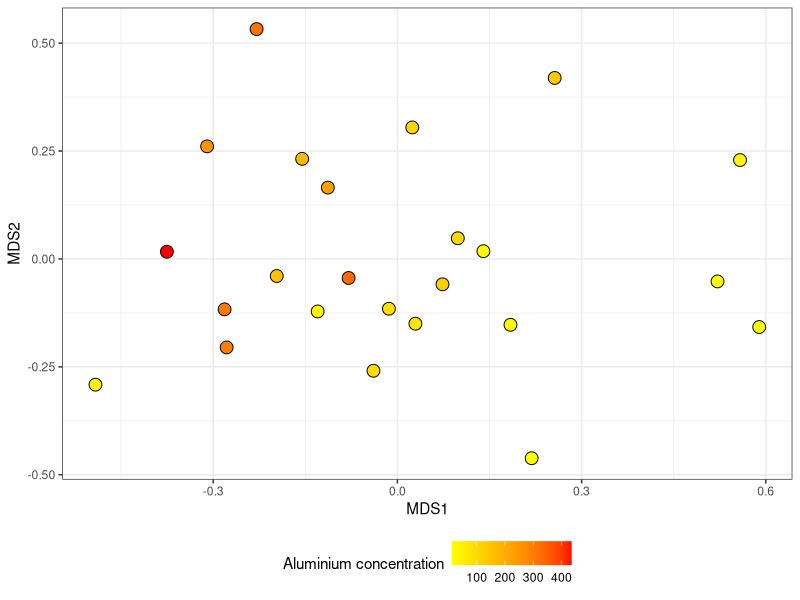
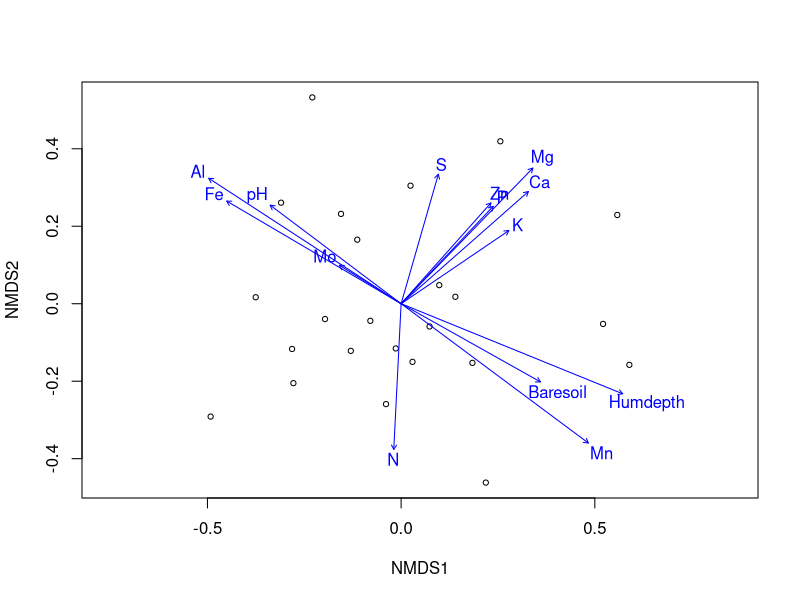
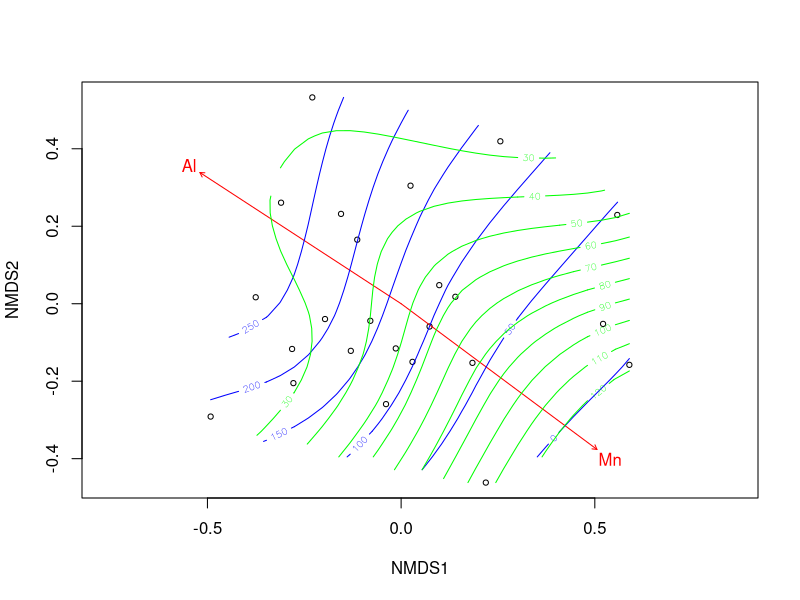
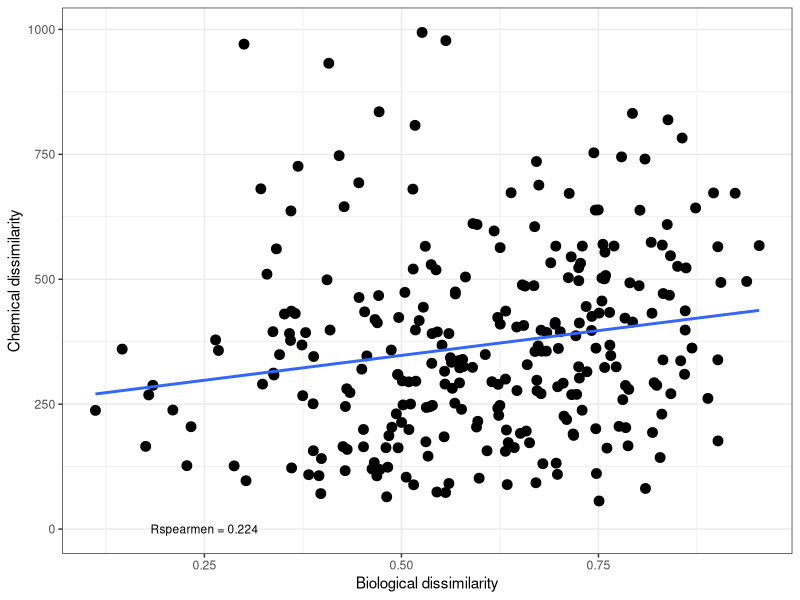
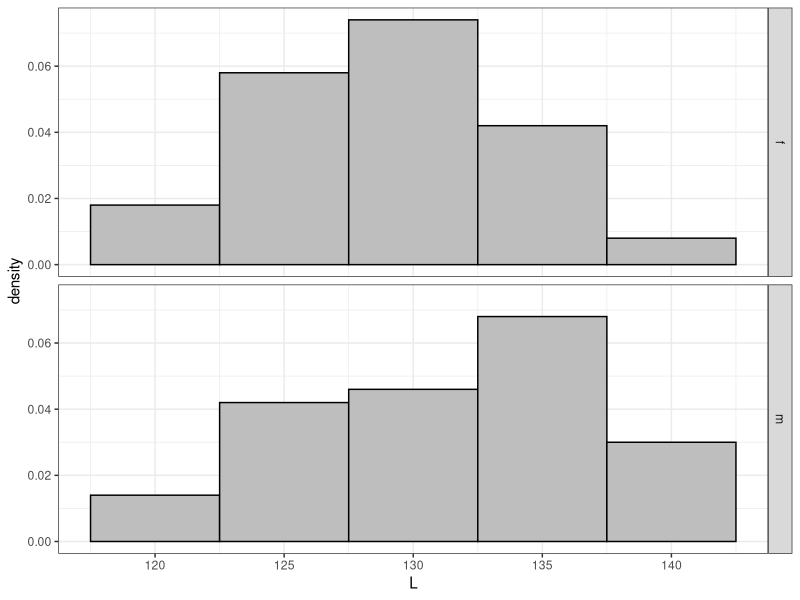
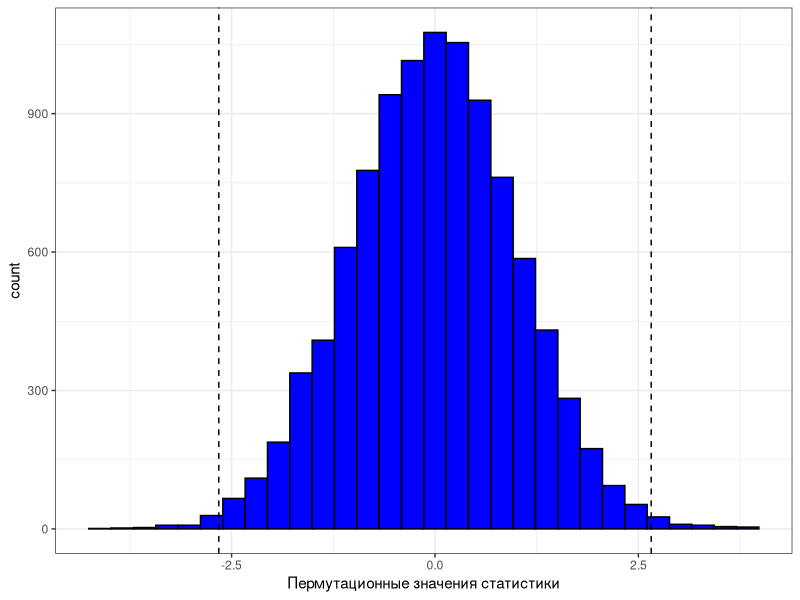
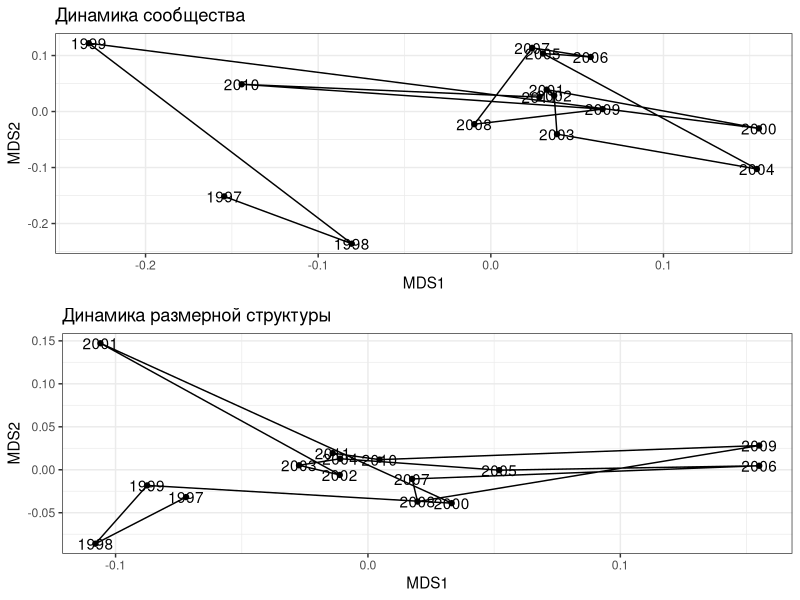
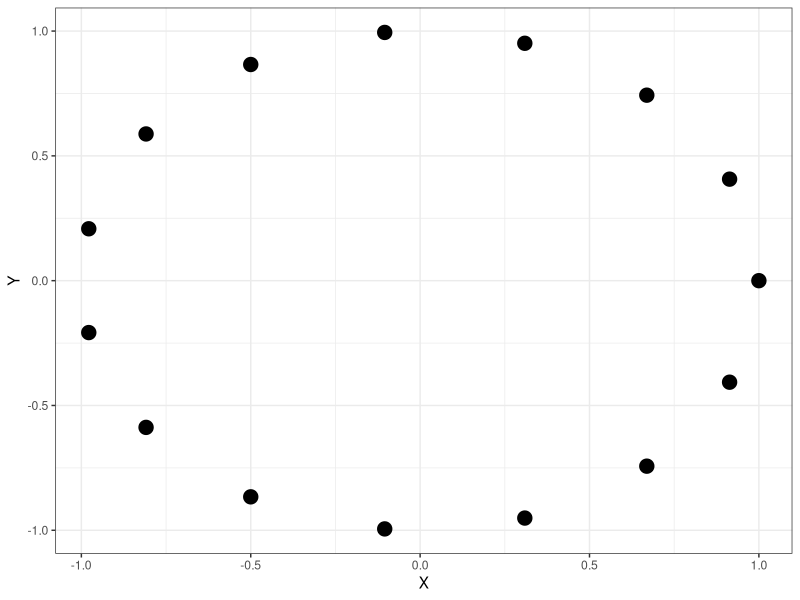

Reproduce these figures in R, in order.
## ---- chunk 1
# output options
options(width = 70, scipen = 6, digits = 3)
library(knitr)
# chunk default options
opts_chunk$set(fig.align='center', tidy = FALSE, fig.width = 7, fig.height = 3, warning = FALSE)
## ---- chunk 2
library(vegan)
library(ggplot2)
data(varespec)
data(varechem)
## ---- chunk 3
veg_ord <- metaMDS(varespec)
veg_MDS <- as.data.frame(veg_ord$points)

## ---- chunk 4
library(ggplot2)
ggplot(veg_MDS, aes(x = MDS1, y = MDS2, 
                    fill = varechem$Al))  +
  geom_point(shape=21, size =4)+
  theme_bw() +
  theme(legend.position = "bottom") +
  labs(fill = "Aluminium concentration") +
  scale_fill_gradient(high = "red", low = "yellow")

## ---- chunk 5
env_fit <- envfit(veg_ord ~ ., data = varechem)
## ---- chunk 6
ordiplot(veg_ord, display = "site")
plot(env_fit)
## ---- chunk 7
env_fit2 <- envfit(veg_ord ~ Al + Mn, data = varechem)
plot(veg_ord, display = "site")
plot(env_fit2, col = "red")
ordisurf(veg_ord, varechem$Al, add = TRUE, col="blue")
ordisurf(veg_ord, varechem$Mn, add = TRUE, col="green")
## ---- chunk 8
dist_com <- vegdist(varespec, method = "bray")
dist_chem <- vegdist(varechem, method = "euclidean")
## ---- chunk 9
x <-as.vector(dist_com)
y <- as.vector(dist_chem)
R <- round(cor(x, y, method = "spearman"), 3)
xy <- data.frame (x, y)
mant <- ggplot(xy, aes(x = x, y = y))
mant + geom_point(size = 3) + xlab ("Biological dissimilarity") + ylab ("Chemical dissimilarity") + annotate("text", x = 0.25, y = 0.35, label = paste("Rspearmen =", R, sep = " "), size = 3) + theme_bw() + geom_smooth(method = "lm", se = FALSE)

## ---- chunk 10
set.seed(12345)

male <- rnorm(100, 130, 5)
female <- rnorm(100, 129,5)
## ---- chunk 11
size <- data.frame(L=1:200, gender=1:100)
size$L <- male
size$gender <- "m"
size$L[101:200] <- female
size$gender[101:200] <- "f"
size$gender <- as.factor(size$gender)
pl <- ggplot(size, aes(x=L, ..density..))
pl <- pl + theme_bw()  + geom_histogram(binwidth = 5, fill = "gray", color = "black") + facet_grid(gender~.) 
pl 
## ---- chunk 12
t <- t.test(male, female)
t
## ---- chunk 13
head (male)
head (female)
## ---- chunk 14
SE_m <- sd(male) / sqrt(length(male))
SE_f <- sd(female) / sqrt(length(female))
t_initial <- (mean(male) - mean(female))/sqrt(SE_m^2 + SE_f^2)
## ---- chunk 15
f <- female
m <- male
num_perm <- sample(1:100,1)
order_m <- sample (1:100, num_perm)
order_f <- sample (1:100, num_perm)
f[order_f] <- male[order_f]
m[order_m] <- female[order_f]
SE_m <- sd(m) / sqrt(length(m))
SE_f <- sd(f) / sqrt(length(f))
t_p=(mean(m) - mean(f))/sqrt(SE_m^2 + SE_f^2)
## ---- chunk 16
Nperm=10000
tperm <- rep(NA, Nperm)

set.seed(12345)
for (i in 1:(Nperm-1)) 
  {
  BOX <- c(male,female)
  ord <-sample(1:200, 200)
  f <- BOX[ord[1:100]]
  m <- BOX [ord[101:200]]
  SE_m <- sd(m) / sqrt(length(m))
  SE_f <- sd(f) / sqrt(length(f))
  tperm[i]=(mean(m) - mean(f))/sqrt(SE_m^2 + SE_f^2)
  }
head(tperm)
## ---- chunk 17
tail (tperm)
## ---- chunk 18
tperm [Nperm] <- t_initial
## ---- chunk 19
tperm <- as.data.frame(tperm)
names(tperm) <- "t_p" 
tperm_pl <- ggplot(tperm, aes(x=t_p))
tperm_pl <- tperm_pl + geom_histogram (bin=0.4, fill="blue", colour="black") + theme_bw() + xlab("Пермутационные значения статистики") + geom_vline(xintercept=c(t_initial, -t_initial), linetype=2)

tperm_pl
## ---- chunk 20
p_perm <- length(tperm[tperm >= t_initial] | tperm[tperm <= -t_initial] ) / Nperm
## ---- chunk 21
library(MASS)
set.seed(1234567)
mu <- c(10, 20) #Вектор средних значений
Sigma <- matrix(.7, nrow=2, ncol=2) 
diag(Sigma) <- c(1, 3)

# Sigma Коварационная матрица

dat <- as.data.frame(mvrnorm(n=100, mu=mu, Sigma=Sigma)) 
# Датафрейм с двумя скоррелированными переменными

cor.test(dat$V1, dat$V2, method = "spearman")

## ---- chunk 22
library(coin)

spearman_test( V1 ~ V2, data = dat, distribution = approximate(B=9999))

## ---- chunk 23
options(digits=4)
mant <- mantel(dist_com, dist_chem, method="pearson", permutations = 999)
mant
## ---- chunk 24
geo <- read.table("data/Coordinates.txt",  
                  header = TRUE, sep = "\t")
dist_geo <- vegdist(geo[, -1], 
                  method = "euclidean")
## ---- chunk 25
mantel_partial <- mantel.partial(xdis = dist_com, ydis = dist_chem, zdis = dist_geo, method = "pearson", permutations = 9999)
mantel_partial
## ---- chunk 26
com <- read.csv("data/mussel_beds.csv", 
                sep=';', header = T)

ascam <- read.csv("data/ASCAM.csv", 
                  sep=';', header = T)
## ---- chunk 27
library(vegan)

log_com <- decostand(com[,-c(1:3)], method = "log")

vor2_log_com <- log_com[com$Bank == "Vor2",]

log_ascam <- decostand(ascam[, -c(1:2)], method = "log")

mds_vor2_com <- as.data.frame(metaMDS(vor2_log_com)$points)

vor2_log_ascam <- log_ascam[ascam$Bank == "Vor2",]

mds_vor2_ascam <- as.data.frame(metaMDS(vor2_log_ascam, distance = "euclid" )$points)
## ---- chunk 28
library(ggplot2)
library(gridExtra)
theme_set(theme_bw())

Pl1 <- ggplot(mds_vor2_com, aes(x=MDS1, y=MDS2)) + geom_point() + 
  geom_path() + geom_text(label = com$Year[com$Bank == "Vor2"]) + 
  ggtitle("Динамика сообщества")

Pl2 <- ggplot(mds_vor2_ascam, aes(x=MDS1, y=MDS2)) + geom_point() + 
  geom_path() + geom_text(label = com$Year[com$Bank == "Vor2"]) + 
  ggtitle("Динамика размерной структуры")

grid.arrange(Pl1, Pl2)
## ---- chunk 29
gradient_model <- vegdist(com$Year[com$Bank == "Vor2"], method="euclidian")
gradient_model 
## ---- chunk 30
dist_vor2_com <- vegdist(vor2_log_com, method = "bray")
dist_vor2_ascam <- vegdist(vor2_log_ascam, method = "euclidean")
## ---- chunk 31
mantel(dist_vor2_com, gradient_model)
## ---- chunk 32
mantel(dist_vor2_ascam, gradient_model)
## ---- chunk 33
mantel(dist_vor2_com, dist_vor2_ascam)
## ---- chunk 34
mantel.partial(dist_vor2_com, dist_vor2_ascam, gradient_model)
## ---- chunk 35
cycmod <- function(x){
  points <- data.frame(X=c(1:x), Y=c(1:x))
  for (i in 1:x) {
    points$X[i] <- cos(2*pi*(i-1)/x)
    points$Y[i] <- sin(2*pi*(i-1)/x)
  }
  return(points)
}

qplot(cycmod(nrow(mds_vor2_ascam))$X, cycmod(nrow(mds_vor2_ascam))$Y, xlab="X", ylab="Y", geom = "point", size = 4) + guides(size = "none") 
## ---- chunk 36
cycl_model <- round(vegdist(cycmod(nrow(mds_vor2_ascam)), method = "euclidean"))
cycl_model
## ---- chunk 37
mantel(dist_vor2_ascam, cycl_model)
## ---- chunk 38
mantel.partial(dist_vor2_ascam, cycl_model, gradient_model)
## ---- chunk 39
BioEnv <- bioenv(varespec, varechem, method = "spearman", index = "bray")
BioEnv
## ---- chunk 40
plot(veg_ord, display = "site")
plot(envfit(veg_ord ~ N + P + Al + Mn + Baresoil, data = varechem ))
